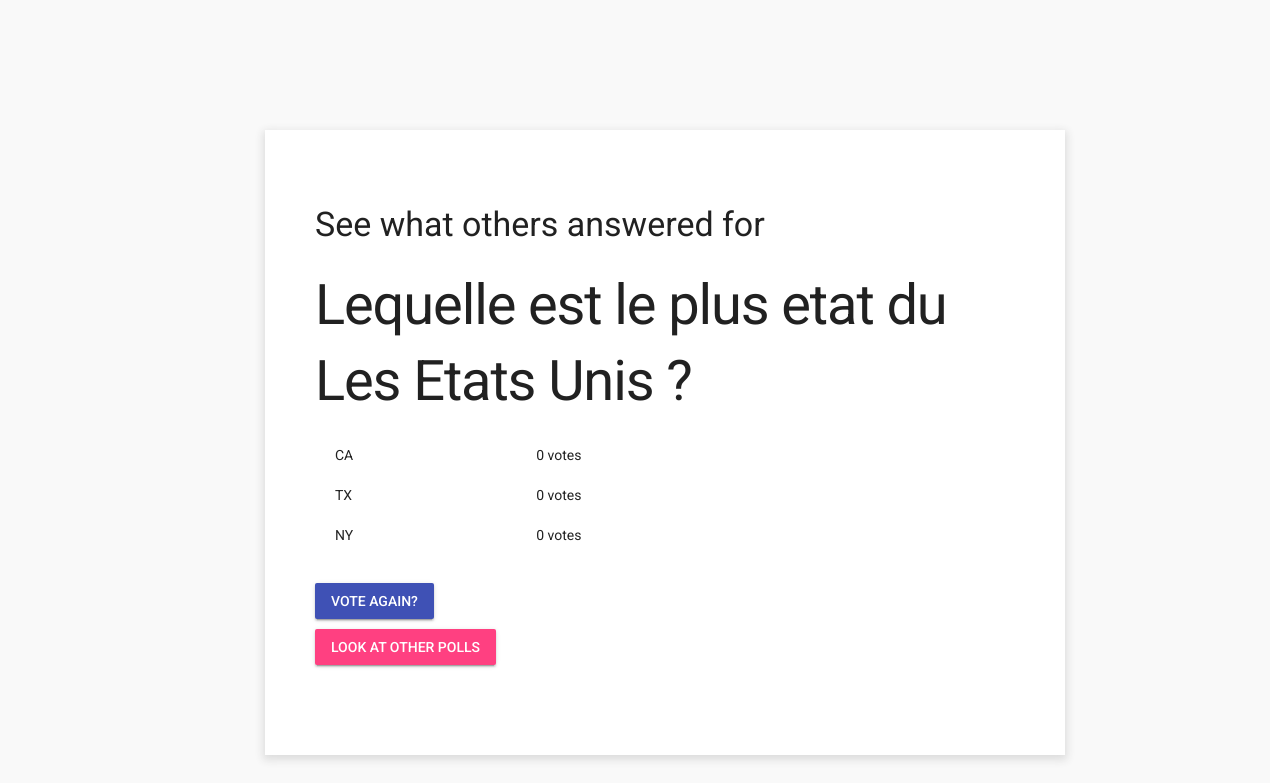
The app's page /polls/5/results/ (signed in), older data.
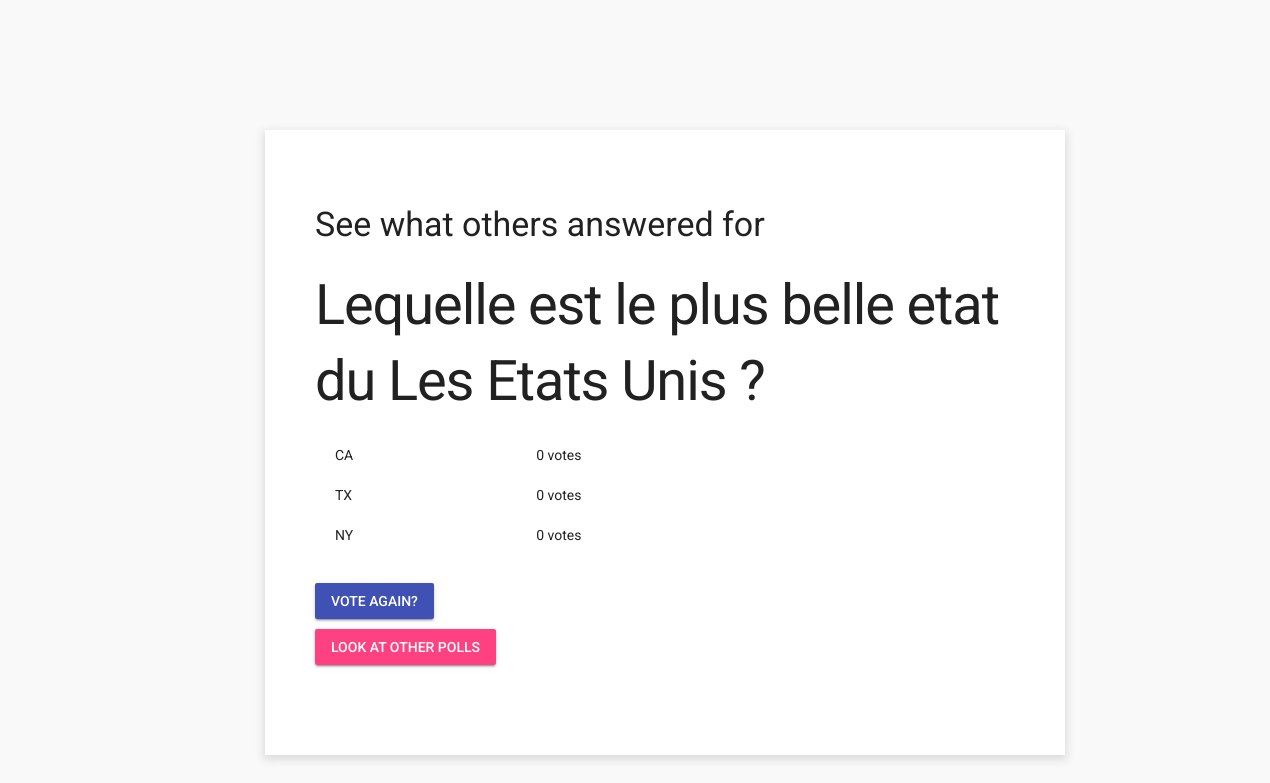
The same page, newer data.
### polls/models.py (models this page shows, shortened)
class Question(models.Model):
    question_text = models.CharField(max_length=200)
    pub_date = models.DateTimeField('date published')

### polls/views.py (the view)
# urls.py: path('<int:pk>/results/', views.ResultsView.as_view(), name='results'),
class ResultsView(LoginRequiredMixin, generic.DetailView):
    login_url = "../../../accounts/login"
    model = Question
    template_name = 'polls/results.html'

### polls/templates/polls/results.html (shortened to what this page needs)
<head>
  {% load static %}
  <link rel="stylesheet" type="text/css" href="{% static 'polls/mdl1.3.0/material.min.css' %}" />
  <link rel="stylesheet" type="text/css" href="{% static 'polls/style.css' %}"/>
  <link rel="stylesheet" type="text/css" href="{% static 'sesshandlr/styles.css' %}"/>
</head>
<body class="sess-body">
  <div class="site-container">
    <h3>See what others answered for</h3>
    <h1>{{ question.question_text }}</h1>
    <div style='display: table; width:100%; margin-left: 20px'>
      {% for choice in question.choice_set.all %}
          <div style='display: table-row'>
            <div style='display: table-cell; max-width: 150px'><p>{{ choice.choice_text }}</p></div>
            <div style='display: table-cell; width: auto'><p>{{ choice.votes }} vote{{ choice.votes|pluralize }}</p></div>
          </div>
      {% endfor %}
    </div>
    <a style="margin-top: 20px;" class="mdl-button mdj-js-button mdl-button--raised mdl-button--primary" href="{% url 'polls:detail' question.id %}">Vote again?</a>
    <br/>
    <a style="margin-top: 10px;" class="mdl-button mdj-js-button mdl-button--raised mdl-button--accent" href="{% url 'polls:index' %}">Look at other polls</a>
  </div>
</body>

Row changes from the older to the newer data that the page shows:
changed Question: question_text "Lequelle est le plus etat du Les Etats Unis ?" → "Lequelle est le plus belle etat du Les Etats Unis ?"
